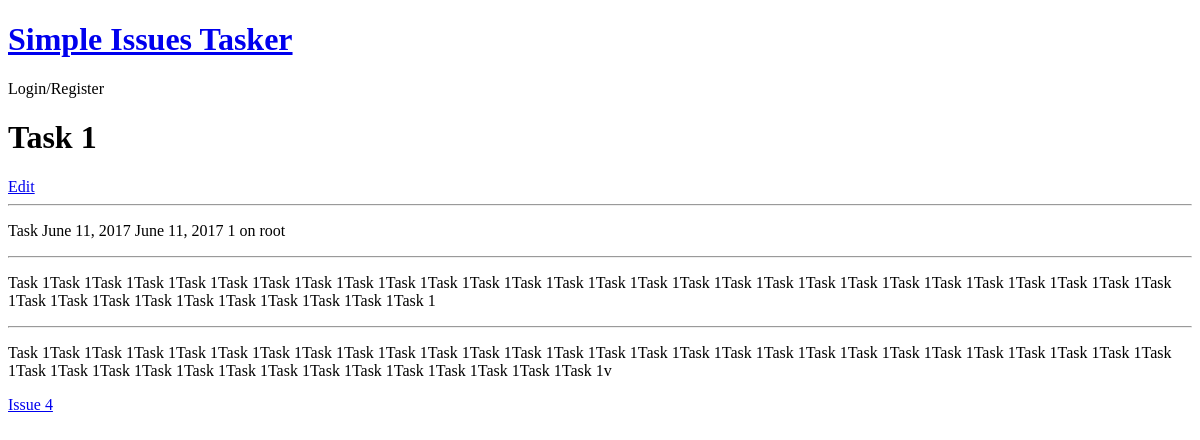
The page /item/Task/1 on the database as committed earlier.
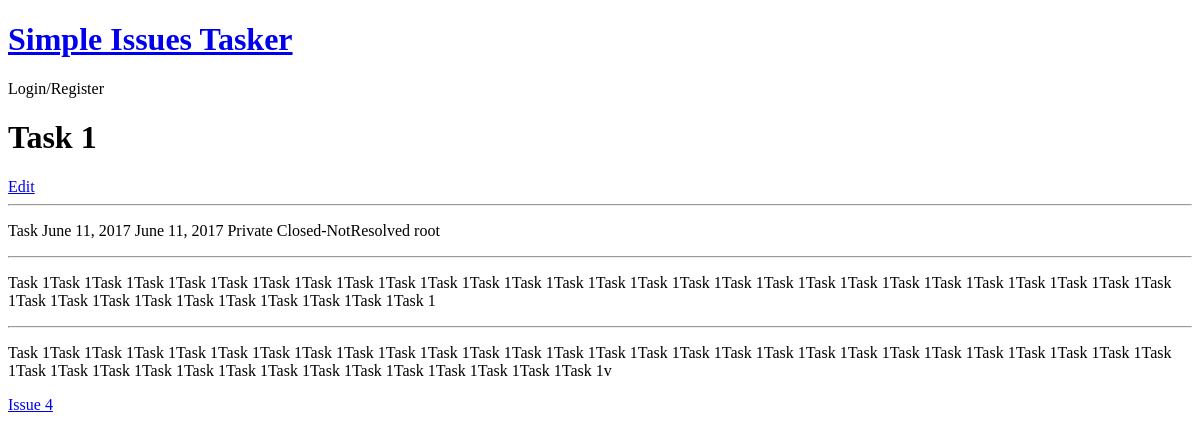
The same page on the database as committed later.
### si_tracker/models.py (models this page shows, shortened)
class Item(models.Model):
    class Meta:
        abstract = True
        ordering = ['-date_raised', '-id']
    statuses = (
        ('Open-New', 'Open-New'),
        ('In Progress', 'In Progress'),
        ('Closed-Resolved', 'Closed-Resolved'),
        ('Closed-NotResolved', 'Closed-NotResolved')
    )
    visibility = (
        ('Private', 'Private'),
        ('Public', 'Public')
    )
    type = "Item"
    title = models.CharField(max_length=150, verbose_name="Title")
    date_raised = models.DateField(auto_now_add=True, verbose_name="Date raised")
    date_due = models.DateField(blank=True, verbose_name="Date due")
    description = models.TextField(verbose_name="Description", max_length=5000)
    status = models.CharField(max_length=20, choices=statuses, default=statuses[0], verbose_name="Status")
    visible = models.CharField(max_length=10, default=visibility[1], choices=visibility, verbose_name="Visible")
    actions_taken = models.TextField(max_length=5000, verbose_name="Actions taken")

class Task(Item):
    types = (('Task', 'Task'), ('Idea', 'Idea'))
    raised_by = models.ForeignKey(User, verbose_name="Raised by", related_name='Task')
    assigned_to = models.ForeignKey(User, verbose_name="Assigned to")
    type = models.CharField(max_length=10, choices=types, default=types[0], verbose_name="Type")
    issue = models.ForeignKey(Issue, verbose_name='Issue')

### si_tracker/views.py (the view)
# urls.py: url(r'^update/(?P<type>[\w\-]+)/(?P<item>\d+)', views.item_create_update, name='update_item'),
def item(req, type='', item=''):
    args = dict()
    if type.lower() == 'issue':
        template = 'issue/index.html'
        Item = Issue
        get_item = get_issue
    elif type.lower() == 'task' or type.lower() == 'idea':
        template = 'task/index.html'
        Item = Task
        get_item = get_task
    _item = get_object_or_404(Item, id=item)
    args['item'] = _item
    get_item(args, _item)
    return render(req, template, args)

### si_tracker/models.py (called while the page is built)
    def get_absolute_url(self):
        return reverse('tracker:item', args=['issue', self.id])

### si_tracker/views.py (called while the page is built)
def get_task(args, task):
    args['issue'] = task.issue

### si_tracker/templates/task/index.html
{% extends 'base.html' %}
{% block content %}
    <h1>{{ item.title }}</h1>
    <a href="{% url 'tracker:update_item' 'task' item.id %}">Edit</a>
    <hr>
    <p>{{ item.type }} {{ item.date_raised }} {{ item.date_due }} {{ item.visible }} {{ item.status }} {{ item.assigned_to.username }}</p>
    <hr>
    <p>{{ item.description }}</p>
    <hr>
    <p>{{ item.actions_taken }}</p>
    <a href="{{ issue.get_absolute_url }}">{{ issue.title }}</a>
{% endblock %}

Rows that differ between the two databases and show on the page:
changed Task "Task 1": visible "1" → "Private"; status "on" → "Closed-NotResolved"
